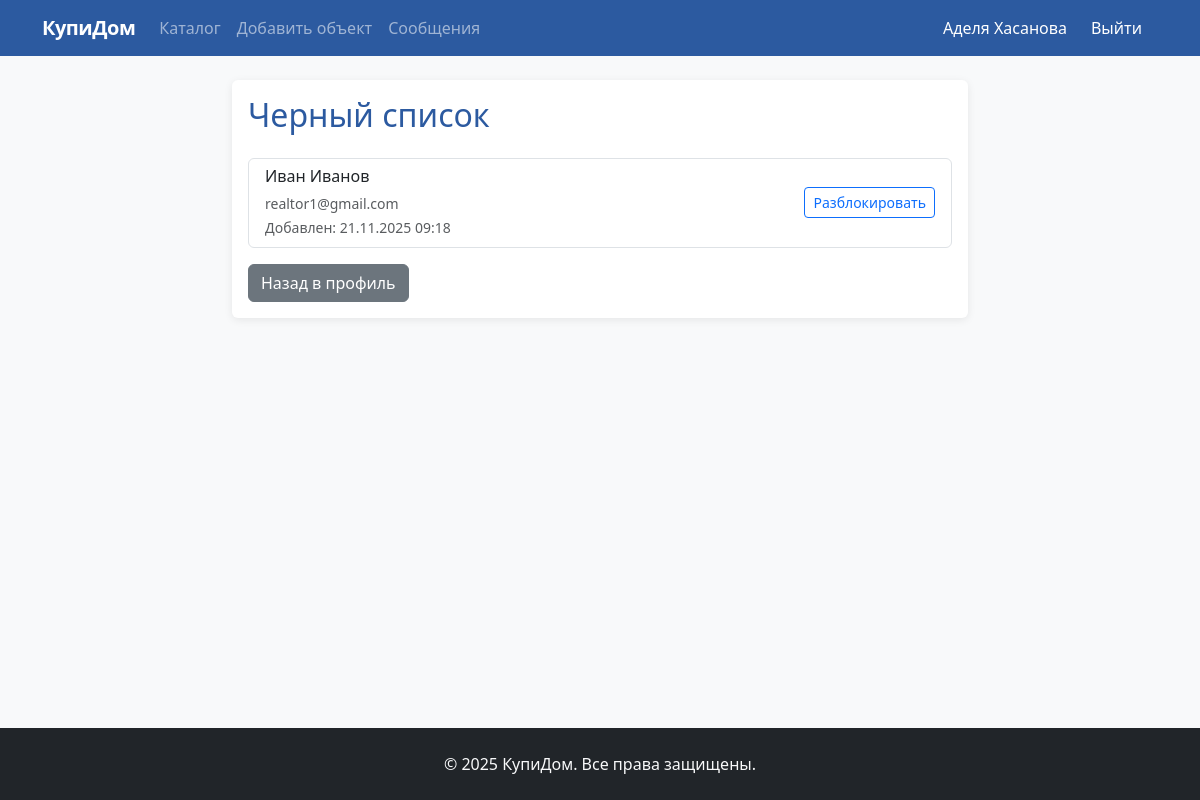
Screenshot of /blacklist/ (signed in) with the database file from the repository.
### realty/models.py (models this page shows, shortened)
class CustomUser(AbstractUser):
    USER_TYPE_CHOICES = (
        ('realtor', 'Риэлтор'),
        ('client', 'Клиент'),
    )
    GENDER_CHOICES = (
        ('M', 'Мужской'),
        ('F', 'Женский'),
    )
    user_type = models.CharField('Тип пользователя', max_length=10, choices=USER_TYPE_CHOICES)
    phone = models.CharField('Телефон', max_length=20, blank=True)
    bio = models.TextField('О себе', blank=True)
    avatar = models.ImageField('Аватар', upload_to='avatars/', blank=True, null=True)
    gender = models.CharField('Пол', max_length=1, choices=GENDER_CHOICES, blank=True)

class Blacklist(models.Model):
    user = models.ForeignKey(CustomUser, on_delete=models.CASCADE, related_name='blacklist_owner')
    blocked_user = models.ForeignKey(CustomUser, on_delete=models.CASCADE, related_name='blocked_by')
    created_at = models.DateTimeField(auto_now_add=True)
    class Meta:
        unique_together = ('user', 'blocked_user')

### realty/views.py (the view)
# urls.py: path('blacklist/', views.blacklist_view, name='blacklist_view'),
@login_required
def blacklist_view(request):
    blacklisted_users = Blacklist.objects.filter(user=request.user).select_related('blocked_user')
    return render(request, 'realty/blacklist.html', {'blacklisted_users': blacklisted_users})

### realty/templates/realty/blacklist.html (shortened to what this page needs)
{% extends 'realty/base.html' %}
{% block content %}
<div class="row justify-content-center">
    <div class="col-md-8">
        <div class="card">
            <div class="card-body">
                <h2 class="card-title text-primary mb-4">Черный список</h2>
                {% if blacklisted_users %}
                <div class="list-group">
                    {% for blacklist in blacklisted_users %}
                    <div class="list-group-item d-flex justify-content-between align-items-center">
                        <div>
                            <h6 class="mb-1">{{ blacklist.blocked_user.get_full_name|default:blacklist.blocked_user.username }}</h6>
                            <small class="text-muted">{{ blacklist.blocked_user.email }}</small>
                            <br>
                            <small class="text-muted">Добавлен: {{ blacklist.created_at|date:"d.m.Y H:i" }}</small>
                        </div>
                        <form method="post" action="{% url 'blacklist_remove' blacklist.blocked_user.id %}">
                            <button type="submit" class="btn btn-sm btn-outline-primary">Разблокировать</button>
                        </form>
                    </div>
                    {% endfor %}
                </div>
                {% else %}
                <div class="text-center py-4">
                    <p class="text-muted">Черный список пуст</p>
                    <p>Здесь будут отображаться пользователи, которых вы заблокировали</p>
                </div>
                {% endif %}
                <div class="mt-3">
                    <a href="{% url 'profile' %}" class="btn btn-secondary">Назад в профиль</a>
                </div>
            </div>
        </div>
    </div>
</div>
{% endblock %}

### realty/templates/realty/base.html (shortened to what this page needs)
<!DOCTYPE html>
<html lang="ru">
<head>
    <link href="https://cdn.jsdelivr.net/npm/bootstrap@5.3.0/dist/css/bootstrap.min.css" rel="stylesheet">
</head>
<body class="bg-light d-flex flex-column">
    <nav class="navbar navbar-expand-lg navbar-dark bg-primary">
        <div class="container">
            <a class="navbar-brand" href="{% url 'home' %}">КупиДом</a>
            <div class="collapse navbar-collapse" id="navbarNav">
                <ul class="navbar-nav me-auto">
                    <li class="nav-item">
                        <a class="nav-link" href="{% url 'property_list' %}">Каталог</a>
                    </li>
                    {% if user.is_authenticated %}
                    <li class="nav-item">
                        <a class="nav-link" href="{% url 'property_create' %}">Добавить объект</a>
                    </li>
                    <li class="nav-item">
                        <a class="nav-link" href="{% url 'message_list' %}">Сообщения</a>
                    </li>
                    {% endif %}
                </ul>
                <ul class="navbar-nav">
                    {% if user.is_authenticated %}
                    <li class="nav-item">
                        <a class="nav-link" href="{% url 'profile' %}" style="color: white !important;">
                            {{ user.get_full_name|default:user.username }}
                        </a>
                    </li>
                    <li class="nav-item">
                        <form method="post" action="{% url 'logout' %}" class="d-flex align-items-center">
                            <button type="submit" class="nav-link btn btn-link" style="border: none; background: none; color: white !important; padding: 0.5rem 1rem;">
                                Выйти
                            </button>
                        </form>
                    </li>
                    {% endif %}
                </ul>
            </div>
        </div>
    </nav>
    <main class="py-4">
        <div class="container">
            {% block content %}
            {% endblock %}
        </div>
    </main>
    <footer class="bg-dark text-light py-4 mt-auto">
        <div class="container text-center">
            <p class="mb-0">&copy; 2025 КупиДом. Все права защищены.</p>
        </div>
    </footer>
</body>
</html>

### realty/templates/realty/base.html (style rules this page uses)
:root { --primary: #2c5aa0; --primary-dark: #1e3d72; --accent: #e74c3c; --dark: #34495e; --light: #f8f9fa; }
.bg-primary { background-color: var(--primary) !important; }
.text-primary { color: var(--primary) !important; }
.navbar-brand { font-weight: 600; letter-spacing: -0.5px; }
.card { border: none; box-shadow: 0 2px 8px rgba(0,0,0,0.08); transition: box-shadow 0.2s; }
html, body { height: 100%; }
body { display: flex; flex-direction: column; }
main { flex: 1 0 auto; }
footer { flex-shrink: 0; }
.navbar-nav .nav-item { display: flex; align-items: center; }
.navbar-nav .nav-link { display: flex; align-items: center; height: 100%; }

### rows the page displays
CustomUser: get_full_name "Аделя Хасанова"
Blacklist: blocked_user.get_full_name "Иван Иванов", blocked_user.email "realtor1@gmail.com", created_at "21.11.2025 09:18"
